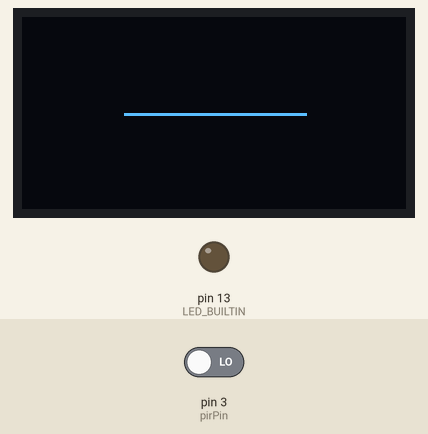
This sketch was run on a simulated Arduino Uno, built with avr-gcc and run on an emulated ATmega328P. Parts: 128×64 one-colour display, output pins drawn as LEDs (lit = HIGH). Inputs (shaded band) come from the test bench; at power-on: pin 3 (pirPin) LOW. Random numbers use the default seed unless the sketch sets one.

Above: at 2.2 s.
2.3 s: pin 3 (pirPin) driven HIGH
At 2.56 s:
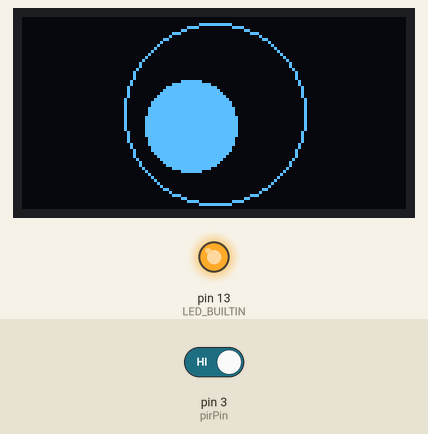
4.4 s: pin 3 (pirPin) driven LOW
At 5.4 s:
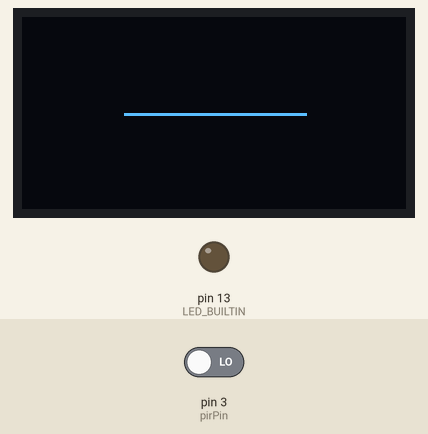
6.0 s: pin 3 (pirPin) driven HIGH
At 6.22 s:
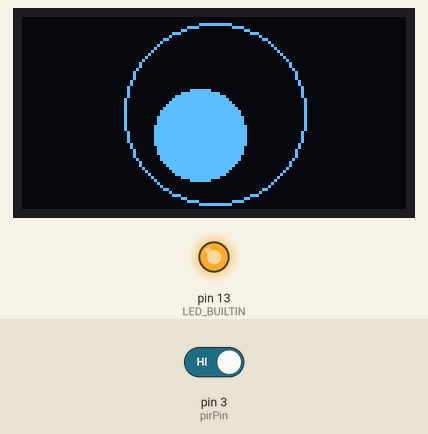
Timing chart, 0 to 9.0 s (numbered marks = the images above; inputs shaded):
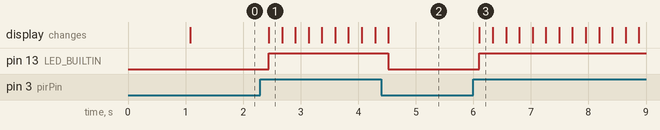

Measured:
- after the input at 2.3 s, pin 13 (LED_BUILTIN): LOW → HIGH after 0.14 s; the display: changes after 0.14 s (image 1)
- after the input at 4.4 s, pin 13 (LED_BUILTIN): HIGH → LOW after 0.12 s
- after the input at 6.0 s, pin 13 (LED_BUILTIN): LOW → HIGH after 0.11 s; the display: changes after 0.11 s (image 3)

The sketch:

OLED_Moving_Eye_PIR.ino
```cpp
#include <Adafruit_GFX.h>
#include <Adafruit_SSD1306.h>

#define SCREEN_WIDTH 128
#define SCREEN_HEIGHT 64
#define OLED_RESET -1
Adafruit_SSD1306 display(SCREEN_WIDTH, SCREEN_HEIGHT, &Wire, OLED_RESET);

int eyeRadius = 30;
int pupilRadius = 15;
int eyeX = SCREEN_WIDTH / 2;
int eyeY = SCREEN_HEIGHT / 2;
int pupilX = eyeX;
int pupilY = eyeY;

unsigned long previousMillis = 0;
const long blinkInterval = 2000; // Time between blinks
bool isBlinking = false;

int pirPin = 3;

void setup() {
  // Initialize the display with the I2C address (usually 0x3C for 128x64 OLEDs)
  if (!display.begin(SSD1306_SWITCHCAPVCC, 0x3C)) {
    Serial.println(F("SSD1306 allocation failed"));
    for (;;); // Loop forever if initialization fails
  }
  pinMode(LED_BUILTIN, OUTPUT);
  pinMode(pirPin, INPUT); // Set PIR pin as input
  display.clearDisplay();
  display.display();
  delay(1000);
}

void Eye() {
  display.clearDisplay();
  display.drawCircle(eyeX, eyeY, eyeRadius, SSD1306_WHITE);
  display.fillCircle(pupilX, pupilY, pupilRadius, SSD1306_WHITE);
  display.display();
}

void blinkEye() {
  display.clearDisplay();
  display.drawLine(eyeX - eyeRadius, eyeY, eyeX + eyeRadius, eyeY, SSD1306_WHITE); // Draw a closed eye
  display.display();
}

void movePupil() {
  pupilX = eyeX + random(-eyeRadius / 2, eyeRadius / 2);
  pupilY = eyeY + random(-eyeRadius / 2, eyeRadius / 2);
}

void loop() {
  int pirState = digitalRead(pirPin); // Read the PIR sensor state

  if (pirState == HIGH) {
    // When motion is detected, move the pupil
    movePupil();
    Eye();
    digitalWrite(LED_BUILTIN, HIGH); // Draw the eye with the moving pupil
  } else {
    // If no motion detected, keep the eyes closed
    blinkEye();
    digitalWrite(LED_BUILTIN, LOW);// Draw the closed eye
  }

  delay(200); // A short delay to prevent rapid updates
}
```
